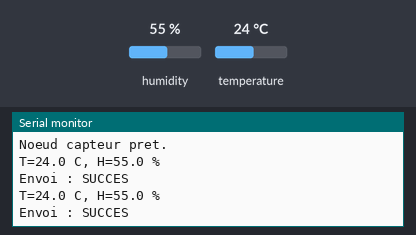
A sketch run on a simulated ESP8266 (NodeMCU). Shown: the last lines printed to the serial monitor. The test bench sets the inputs (shaded band); at power-on: humidity 55 %, temperature 24 °C.

Above: at 10.8 s.
10.9 s: humidity set to 22 %
At 15.4 s:
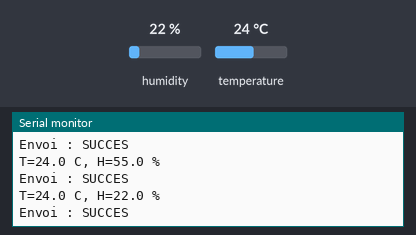
18.4 s: temperature set to 12 °C
At 20.4 s:
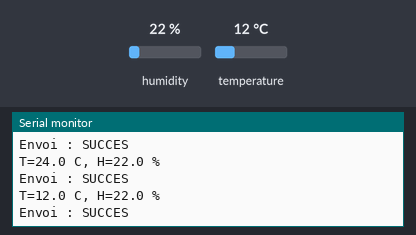
25.9 s: humidity set to 40 %
At 30.4 s:
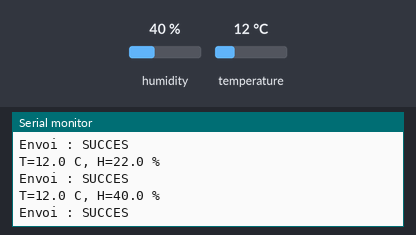
Timing chart, 0 to 31.9 s (numbered marks = the images above; inputs shaded):
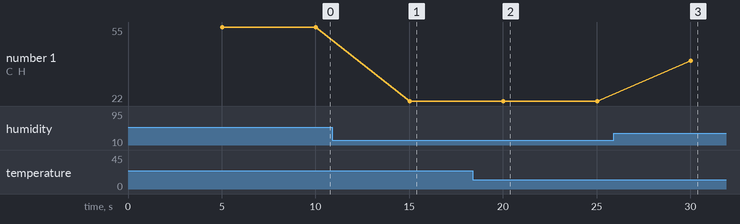

Measured:
- after the input at 10.9 s, the serial monitor: prints a new line after 4.1 s (image 1)
- after the input at 18.4 s, the serial monitor: prints a new line after 1.6 s (image 2)
- after the input at 25.9 s, the serial monitor: prints a new line after 4.1 s (image 3)
- plotted number 1: 55 → 22 after the input at 10.9 s, 22 → 40 after the input at 25.9 s

The sketch:

capteur.ino
```cpp
// TP WSN - ESP8266 n° 1 : noeud capteur
// Lit le DHT11 toutes les 5 s et envoie la mesure au sink par ESP-NOW

#include <ESP8266WiFi.h>
#include <espnow.h>
#include <DHT.h>
#include <user_interface.h>

#define DHTPIN D2
#define DHTTYPE DHT11
DHT dht(DHTPIN, DHTTYPE);

// MAC station REELLE du sink (affichee dans son moniteur serie)
uint8_t sinkAddress[] = {0xDC, 0x4F, 0x22, 0x3B, 0x16, 0x4A};

struct SensorData {
  uint32_t nodeId;
  float temperature;
  float humidity;
  uint32_t counter;
};

SensorData dataToSend;
uint32_t packetCounter = 0;
unsigned long previousMillis = 0;

void onDataSent(uint8_t *mac, uint8_t status) {
  Serial.print("Envoi : ");
  Serial.println(status == 0 ? "SUCCES" : "ECHEC");
}

void setup() {
  Serial.begin(115200);
  dht.begin();
  WiFi.mode(WIFI_STA);
  WiFi.disconnect();
  wifi_set_channel(1);

  Serial.println("\nWSN - NOEUD CAPTEUR");
  Serial.print("MAC du capteur : ");
  Serial.println(WiFi.macAddress());

  if (esp_now_init() != 0) {
    Serial.println("Erreur initialisation ESP-NOW");
    return;
  }
  esp_now_set_self_role(ESP_NOW_ROLE_CONTROLLER);
  if (esp_now_add_peer(sinkAddress, ESP_NOW_ROLE_SLAVE, 1, NULL, 0) != 0) {
    Serial.println("Erreur ajout du sink");
    return;
  }
  esp_now_register_send_cb(onDataSent);
  Serial.println("Noeud capteur pret.");
}

void loop() {
  if (millis() - previousMillis >= 5000) {
    previousMillis = millis();
    float t = dht.readTemperature();
    float h = dht.readHumidity();
    if (isnan(t) || isnan(h)) {
      Serial.println("Erreur lecture DHT11");
      return;
    }

    dataToSend.nodeId = 1;
    dataToSend.temperature = t;
    dataToSend.humidity = h;
    dataToSend.counter = ++packetCounter;

    int result = esp_now_send(sinkAddress,
      (uint8_t *)&dataToSend, sizeof(dataToSend));
    Serial.printf("T=%.1f C, H=%.1f %%\n", t, h);
    if (result != 0) Serial.println("Erreur lors de l'envoi");
  }
}
```
